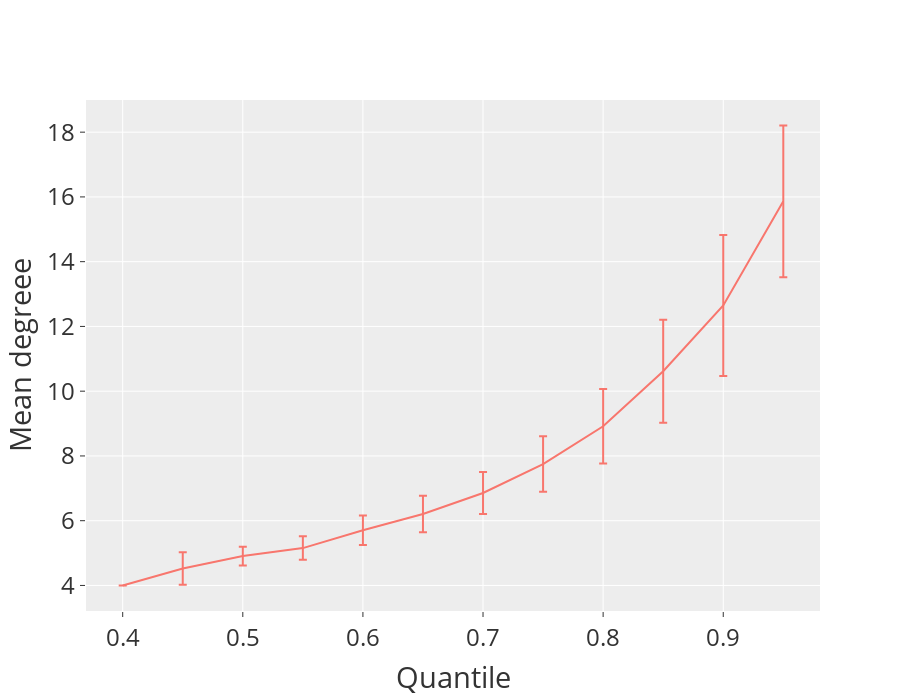

Source (notebook cell):
### Code cell
stats_quantile = all_q_ths.groupby("Quantile")["Degree_th"].agg(["mean", "std"]).reset_index()
fig = px.line(stats_quantile, x="Quantile", y="mean", error_y="std", title="Degree ranges")
fig = fig.update_layout(title="", xaxis=dict(tickfont=dict(size=24)), yaxis=dict(tickfont=dict(size=24), title="Mean degreee"), font=dict(size=24), height=700)
# fig.show()
save_fig(name="ctrl_degree_th", fig=fig, base_path=figures_path, width=1000, height=500, margin=0.02)

### Figure 1 — Plotly figure (JSON) as saved in the notebook; plotly's stock layout.template omitted (floating-point values rounded to 4 significant figures)
{"data": [{"error_y": {"array": [0, 0.5014, 0.2906, 0.3622, 0.4566, 0.5665, 0.6494, 0.8559, 1.148, 1.593, 2.174, 2.341]}, "hovertemplate": "Quantile=%{x}<br>mean=%{y}<extra></extra>", "legendgroup": "", "line": {"color": "#F8766D", "dash": "solid"}, "marker": {"symbol": "circle"}, "mode": "lines", "name": "", "orientation": "v", "showlegend": false, "type": "scatter", "x": [0.4, 0.45, 0.5, 0.55, 0.6, 0.65, 0.7, 0.75, 0.8, 0.85, 0.9, 0.95], "xaxis": "x", "y": [4, 4.523, 4.908, 5.154, 5.703, 6.208, 6.856, 7.75, 8.915, 10.62, 12.65, 15.86], "yaxis": "y"}], "layout": {"font": {"size": 24}, "height": 700, "legend": {"tracegroupgap": 0}, "title": {"text": ""}, "xaxis": {"anchor": "y", "domain": [0, 1], "tickfont": {"size": 24}, "title": {"text": "Quantile"}}, "yaxis": {"anchor": "x", "domain": [0, 1], "tickfont": {"size": 24}, "title": {"text": "Mean degreee"}}}}
